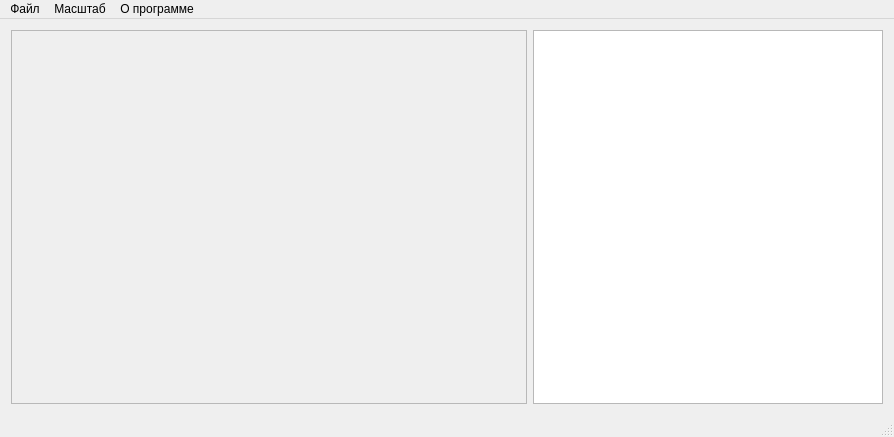
<?xml version="1.0" encoding="UTF-8"?>
<ui version="4.0">
 <class>MainWindow</class>
 <widget class="QMainWindow" name="MainWindow">
  <property name="geometry">
   <rect>
    <x>0</x>
    <y>0</y>
    <width>894</width>
    <height>437</height>
   </rect>
  </property>
  <property name="windowTitle">
   <string>ImageViewer</string>
  </property>
  <widget class="QWidget" name="centralWidget">
   <layout class="QHBoxLayout" name="horizontalLayout">
    <item>
     <widget class="QScrollArea" name="scrollArea">
      <property name="widgetResizable">
       <bool>true</bool>
      </property>
      <widget class="QWidget" name="scrollAreaWidgetContents">
       <property name="geometry">
        <rect>
         <x>0</x>
         <y>0</y>
         <width>513</width>
         <height>362</height>
        </rect>
       </property>
      </widget>
     </widget>
    </item>
    <item>
     <widget class="QListWidget" name="listWidget">
      <property name="sizePolicy">
       <sizepolicy hsizetype="Fixed" vsizetype="Expanding">
        <horstretch>0</horstretch>
        <verstretch>0</verstretch>
       </sizepolicy>
      </property>
      <property name="minimumSize">
       <size>
        <width>350</width>
        <height>0</height>
       </size>
      </property>
      <property name="maximumSize">
       <size>
        <width>350</width>
        <height>16777215</height>
       </size>
      </property>
      <property name="iconSize">
       <size>
        <width>50</width>
        <height>30</height>
       </size>
      </property>
      <property name="viewMode">
       <enum>QListView::ListMode</enum>
      </property>
     </widget>
    </item>
   </layout>
  </widget>
  <widget class="QMenuBar" name="menuBar">
   <property name="geometry">
    <rect>
     <x>0</x>
     <y>0</y>
     <width>894</width>
     <height>26</height>
    </rect>
   </property>
   <widget class="QMenu" name="menu">
    <property name="title">
     <string>Файл</string>
    </property>
    <addaction name="action"/>
    <addaction name="action_2"/>
    <addaction name="action_3"/>
   </widget>
   <widget class="QMenu" name="menu_2">
    <property name="title">
     <string>Масштаб</string>
    </property>
    <addaction name="action_4"/>
    <addaction name="action_5"/>
    <addaction name="action_6"/>
    <addaction name="action_7"/>
   </widget>
   <widget class="QMenu" name="menu_3">
    <property name="title">
     <string>О программе</string>
    </property>
    <addaction name="action_8"/>
    <addaction name="action_9"/>
   </widget>
   <addaction name="menu"/>
   <addaction name="menu_2"/>
   <addaction name="menu_3"/>
  </widget>
  <widget class="QStatusBar" name="statusBar"/>
  <action name="action">
   <property name="text">
    <string>Открыть</string>
   </property>
  </action>
  <action name="action_2">
   <property name="text">
    <string>Сохранить как</string>
   </property>
  </action>
  <action name="action_3">
   <property name="text">
    <string>Выход</string>
   </property>
  </action>
  <action name="action_4">
   <property name="text">
    <string>Больше</string>
   </property>
  </action>
  <action name="action_5">
   <property name="text">
    <string>Меньше</string>
   </property>
  </action>
  <action name="action_6">
   <property name="text">
    <string>Оригинал</string>
   </property>
  </action>
  <action name="action_7">
   <property name="text">
    <string>Подогнать размер</string>
   </property>
  </action>
  <action name="action_8">
   <property name="text">
    <string>Справка</string>
   </property>
  </action>
  <action name="action_9">
   <property name="text">
    <string>О программе</string>
   </property>
  </action>
 </widget>
 <layoutdefault spacing="6" margin="11"/>
 <resources/>
 <connections/>
</ui>
